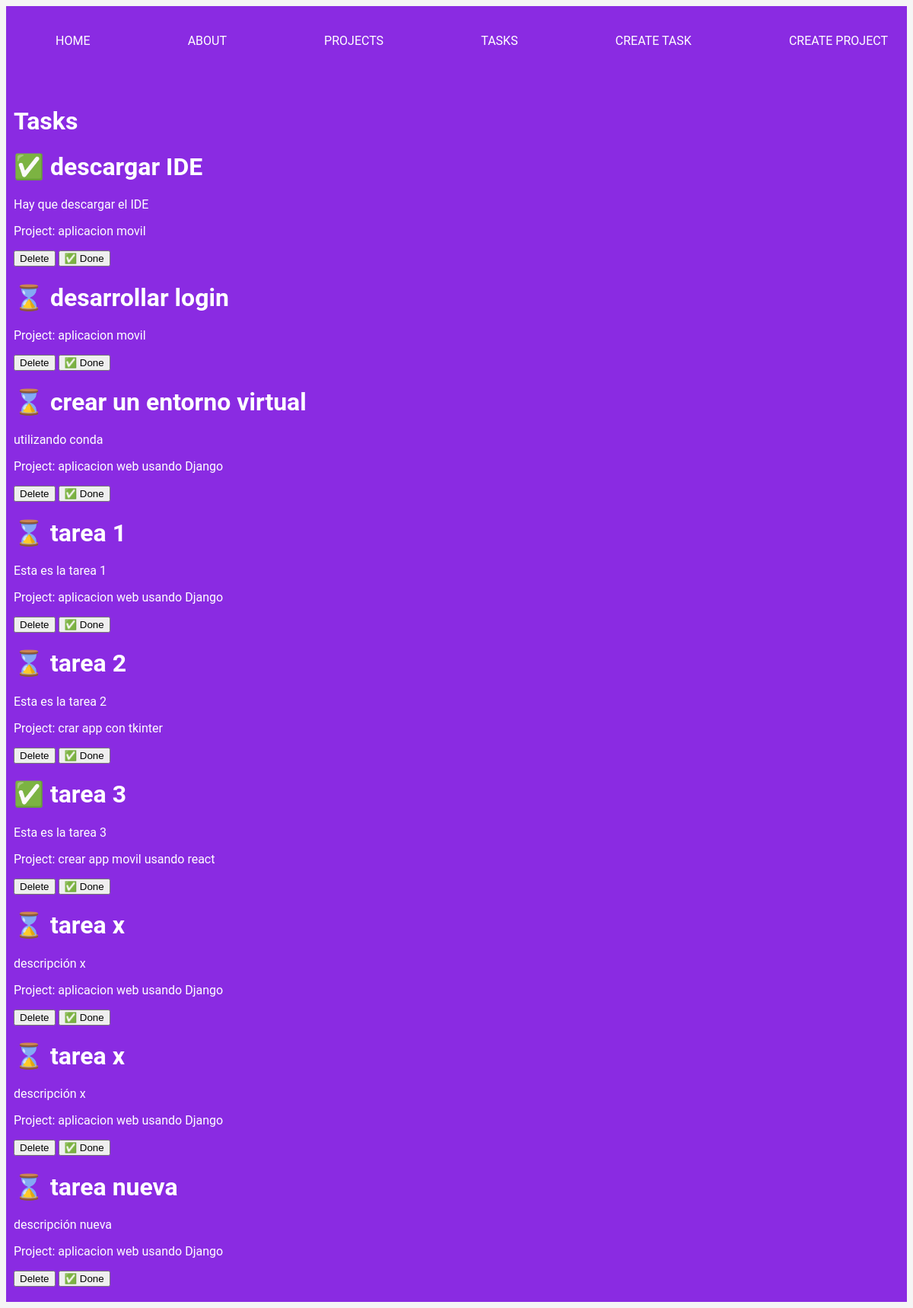
/tasks/, run on the app's committed database.
### myapp/models.py (models this page shows, shortened)
class Task(models.Model):
    title = models.CharField(max_length=200)
    description = models.TextField()
    project = models.ForeignKey(Project, on_delete=models.CASCADE)
    done = models.BooleanField(default=False)

class Project(models.Model):
    name = models.CharField(max_length=200)

### myapp/views.py (the view)
# urls.py: path("tasks/", views.tasks, name="tasks"),
def tasks(request):
    tasks = Task.objects.all()
    return render(request, "tasks/tasks.html", {"tasks": tasks}) # Le paso el request, el template que quiero que me devuelva y el diccionario con los datos que quiero que me muestre en el template

### myapp/templates/tasks/tasks.html
{% extends "layouts/base.html" %}
{% block content %}
<h1>Tasks</h1>
{% for task in tasks %}
<div>
    <h1> {% if task.done %}
     ✅
    {% else %}
    ⌛
    {% endif %}
    {{ task.title }}</h1>
    <p>{{ task.description }}</p>
    <p>Project: {{ task.project.name }}</p>
    <button>
        Delete
    </button>
    <button>
       ✅ Done
    </button>
</div>
{% endfor %}
{% endblock %}

### myapp/static/styles/main.css (style rules this page uses)
body { background-color: #f5f5f5; font-family: 'Roboto', sans-serif; font-size: 16px; color: white; }

### data on the page
Task: title "descargar IDE", description "Hay que descargar el IDE", project.name "aplicacion movil"
Task: title "desarrollar login", project.name "aplicacion movil"
Task: title "crear un entorno virtual", description "utilizando conda", project.name "aplicacion web usando Django"
Task: title "tarea 1", description "Esta es la tarea 1", project.name "aplicacion web usando Django"
Task: title "tarea 2", description "Esta es la tarea 2", project.name "crar app con tkinter"
Task: title "tarea 3", description "Esta es la tarea 3", project.name "crear app movil usando react"
Task: title "tarea x", description "descripción x", project.name "aplicacion web usando Django"
Task: title "tarea x", description "descripción x", project.name "aplicacion web usando Django"
Task: title "tarea nueva", description "descripción nueva", project.name "aplicacion web usando Django"
